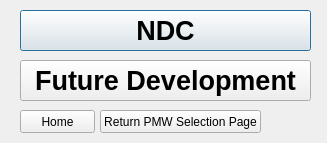
<?xml version="1.0" encoding="UTF-8"?>
<ui version="4.0">
 <class>Dialog</class>
 <widget class="QDialog" name="Dialog">
  <property name="geometry">
   <rect>
    <x>0</x>
    <y>0</y>
    <width>327</width>
    <height>143</height>
   </rect>
  </property>
  <property name="windowTitle">
   <string>Dialog</string>
  </property>
  <widget class="QPushButton" name="T3_Recom_NDC_but">
   <property name="geometry">
    <rect>
     <x>20</x>
     <y>10</y>
     <width>291</width>
     <height>41</height>
    </rect>
   </property>
   <property name="font">
    <font>
     <pointsize>20</pointsize>
     <weight>75</weight>
     <bold>true</bold>
    </font>
   </property>
   <property name="text">
    <string>NDC</string>
   </property>
  </widget>
  <widget class="QPushButton" name="T3_Stayput_Update_but">
   <property name="geometry">
    <rect>
     <x>20</x>
     <y>60</y>
     <width>291</width>
     <height>41</height>
    </rect>
   </property>
   <property name="font">
    <font>
     <pointsize>20</pointsize>
     <weight>75</weight>
     <bold>true</bold>
    </font>
   </property>
   <property name="text">
    <string>Future Development</string>
   </property>
  </widget>
  <widget class="QPushButton" name="T3_PMW_Sel_NDC_home_but">
   <property name="geometry">
    <rect>
     <x>20</x>
     <y>110</y>
     <width>75</width>
     <height>23</height>
    </rect>
   </property>
   <property name="text">
    <string>Home</string>
   </property>
  </widget>
  <widget class="QPushButton" name="T3_PMW_Sel_NDC_Return_but">
   <property name="geometry">
    <rect>
     <x>100</x>
     <y>110</y>
     <width>161</width>
     <height>23</height>
    </rect>
   </property>
   <property name="text">
    <string>Return PMW Selection Page</string>
   </property>
  </widget>
 </widget>
 <resources/>
 <connections/>
</ui>
